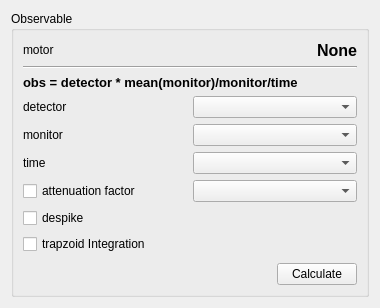
<?xml version="1.0" encoding="UTF-8"?>
<ui version="4.0">
 <class>observableDefinition</class>
 <widget class="QWidget" name="observableDefinition">
  <property name="geometry">
   <rect>
    <x>0</x>
    <y>0</y>
    <width>380</width>
    <height>308</height>
   </rect>
  </property>
  <property name="windowTitle">
   <string>Observable definition</string>
  </property>
  <layout class="QGridLayout" name="gridLayout_2">
   <item row="0" column="0">
    <widget class="QGroupBox" name="groupBox">
     <property name="title">
      <string>Observable</string>
     </property>
     <layout class="QGridLayout" name="gridLayout">
      <item row="0" column="0">
       <layout class="QVBoxLayout" name="verticalLayout">
        <item>
         <layout class="QHBoxLayout" name="horizontalLayout_16">
          <item>
           <widget class="QLabel" name="label_17">
            <property name="text">
             <string>motor</string>
            </property>
           </widget>
          </item>
          <item>
           <spacer name="horizontalSpacer_13">
            <property name="orientation">
             <enum>Qt::Horizontal</enum>
            </property>
            <property name="sizeHint" stdset="0">
             <size>
              <width>40</width>
              <height>20</height>
             </size>
            </property>
           </spacer>
          </item>
          <item>
           <widget class="QLabel" name="observableMotorLabel">
            <property name="palette">
             <palette>
              <active>
               <colorrole role="WindowText">
                <brush brushstyle="SolidPattern">
                 <color alpha="255">
                  <red>0</red>
                  <green>0</green>
                  <blue>0</blue>
                 </color>
                </brush>
               </colorrole>
               <colorrole role="Button">
                <brush brushstyle="SolidPattern">
                 <color alpha="255">
                  <red>0</red>
                  <green>0</green>
                  <blue>255</blue>
                 </color>
                </brush>
               </colorrole>
               <colorrole role="Light">
                <brush brushstyle="SolidPattern">
                 <color alpha="255">
                  <red>127</red>
                  <green>127</green>
                  <blue>255</blue>
                 </color>
                </brush>
               </colorrole>
               <colorrole role="Midlight">
                <brush brushstyle="SolidPattern">
                 <color alpha="255">
                  <red>63</red>
                  <green>63</green>
                  <blue>255</blue>
                 </color>
                </brush>
               </colorrole>
               <colorrole role="Dark">
                <brush brushstyle="SolidPattern">
                 <color alpha="255">
                  <red>0</red>
                  <green>0</green>
                  <blue>127</blue>
                 </color>
                </brush>
               </colorrole>
               <colorrole role="Mid">
                <brush brushstyle="SolidPattern">
                 <color alpha="255">
                  <red>0</red>
                  <green>0</green>
                  <blue>170</blue>
                 </color>
                </brush>
               </colorrole>
               <colorrole role="Text">
                <brush brushstyle="SolidPattern">
                 <color alpha="255">
                  <red>0</red>
                  <green>0</green>
                  <blue>0</blue>
                 </color>
                </brush>
               </colorrole>
               <colorrole role="BrightText">
                <brush brushstyle="SolidPattern">
                 <color alpha="255">
                  <red>255</red>
                  <green>255</green>
                  <blue>255</blue>
                 </color>
                </brush>
               </colorrole>
               <colorrole role="ButtonText">
                <brush brushstyle="SolidPattern">
                 <color alpha="255">
                  <red>0</red>
                  <green>0</green>
                  <blue>0</blue>
                 </color>
                </brush>
               </colorrole>
               <colorrole role="Base">
                <brush brushstyle="SolidPattern">
                 <color alpha="255">
                  <red>255</red>
                  <green>255</green>
                  <blue>255</blue>
                 </color>
                </brush>
               </colorrole>
               <colorrole role="Window">
                <brush brushstyle="SolidPattern">
                 <color alpha="255">
                  <red>0</red>
                  <green>0</green>
                  <blue>255</blue>
                 </color>
                </brush>
               </colorrole>
               <colorrole role="Shadow">
                <brush brushstyle="SolidPattern">
                 <color alpha="255">
                  <red>0</red>
                  <green>0</green>
                  <blue>0</blue>
                 </color>
                </brush>
               </colorrole>
               <colorrole role="AlternateBase">
                <brush brushstyle="SolidPattern">
                 <color alpha="255">
                  <red>127</red>
                  <green>127</green>
                  <blue>255</blue>
                 </color>
                </brush>
               </colorrole>
               <colorrole role="ToolTipBase">
                <brush brushstyle="SolidPattern">
                 <color alpha="255">
                  <red>255</red>
                  <green>255</green>
                  <blue>220</blue>
                 </color>
                </brush>
               </colorrole>
               <colorrole role="ToolTipText">
                <brush brushstyle="SolidPattern">
                 <color alpha="255">
                  <red>0</red>
                  <green>0</green>
                  <blue>0</blue>
                 </color>
                </brush>
               </colorrole>
              </active>
              <inactive>
               <colorrole role="WindowText">
                <brush brushstyle="SolidPattern">
                 <color alpha="255">
                  <red>0</red>
                  <green>0</green>
                  <blue>0</blue>
                 </color>
                </brush>
               </colorrole>
               <colorrole role="Button">
                <brush brushstyle="SolidPattern">
                 <color alpha="255">
                  <red>0</red>
                  <green>0</green>
                  <blue>255</blue>
                 </color>
                </brush>
               </colorrole>
               <colorrole role="Light">
                <brush brushstyle="SolidPattern">
                 <color alpha="255">
                  <red>127</red>
                  <green>127</green>
                  <blue>255</blue>
                 </color>
                </brush>
               </colorrole>
               <colorrole role="Midlight">
                <brush brushstyle="SolidPattern">
                 <color alpha="255">
                  <red>63</red>
                  <green>63</green>
                  <blue>255</blue>
                 </color>
                </brush>
               </colorrole>
               <colorrole role="Dark">
                <brush brushstyle="SolidPattern">
                 <color alpha="255">
                  <red>0</red>
                  <green>0</green>
                  <blue>127</blue>
                 </color>
                </brush>
               </colorrole>
               <colorrole role="Mid">
                <brush brushstyle="SolidPattern">
                 <color alpha="255">
                  <red>0</red>
                  <green>0</green>
                  <blue>170</blue>
                 </color>
                </brush>
               </colorrole>
               <colorrole role="Text">
                <brush brushstyle="SolidPattern">
                 <color alpha="255">
                  <red>0</red>
                  <green>0</green>
                  <blue>0</blue>
                 </color>
                </brush>
               </colorrole>
               <colorrole role="BrightText">
                <brush brushstyle="SolidPattern">
                 <color alpha="255">
                  <red>255</red>
                  <green>255</green>
                  <blue>255</blue>
                 </color>
                </brush>
               </colorrole>
               <colorrole role="ButtonText">
                <brush brushstyle="SolidPattern">
                 <color alpha="255">
                  <red>0</red>
                  <green>0</green>
                  <blue>0</blue>
                 </color>
                </brush>
               </colorrole>
               <colorrole role="Base">
                <brush brushstyle="SolidPattern">
                 <color alpha="255">
                  <red>255</red>
                  <green>255</green>
                  <blue>255</blue>
                 </color>
                </brush>
               </colorrole>
               <colorrole role="Window">
                <brush brushstyle="SolidPattern">
                 <color alpha="255">
                  <red>0</red>
                  <green>0</green>
                  <blue>255</blue>
                 </color>
                </brush>
               </colorrole>
               <colorrole role="Shadow">
                <brush brushstyle="SolidPattern">
                 <color alpha="255">
                  <red>0</red>
                  <green>0</green>
                  <blue>0</blue>
                 </color>
                </brush>
               </colorrole>
               <colorrole role="AlternateBase">
                <brush brushstyle="SolidPattern">
                 <color alpha="255">
                  <red>127</red>
                  <green>127</green>
                  <blue>255</blue>
                 </color>
                </brush>
               </colorrole>
               <colorrole role="ToolTipBase">
                <brush brushstyle="SolidPattern">
                 <color alpha="255">
                  <red>255</red>
                  <green>255</green>
                  <blue>220</blue>
                 </color>
                </brush>
               </colorrole>
               <colorrole role="ToolTipText">
                <brush brushstyle="SolidPattern">
                 <color alpha="255">
                  <red>0</red>
                  <green>0</green>
                  <blue>0</blue>
                 </color>
                </brush>
               </colorrole>
              </inactive>
              <disabled>
               <colorrole role="WindowText">
                <brush brushstyle="SolidPattern">
                 <color alpha="255">
                  <red>0</red>
                  <green>0</green>
                  <blue>127</blue>
                 </color>
                </brush>
               </colorrole>
               <colorrole role="Button">
                <brush brushstyle="SolidPattern">
                 <color alpha="255">
                  <red>0</red>
                  <green>0</green>
                  <blue>255</blue>
                 </color>
                </brush>
               </colorrole>
               <colorrole role="Light">
                <brush brushstyle="SolidPattern">
                 <color alpha="255">
                  <red>127</red>
                  <green>127</green>
                  <blue>255</blue>
                 </color>
                </brush>
               </colorrole>
               <colorrole role="Midlight">
                <brush brushstyle="SolidPattern">
                 <color alpha="255">
                  <red>63</red>
                  <green>63</green>
                  <blue>255</blue>
                 </color>
                </brush>
               </colorrole>
               <colorrole role="Dark">
                <brush brushstyle="SolidPattern">
                 <color alpha="255">
                  <red>0</red>
                  <green>0</green>
                  <blue>127</blue>
                 </color>
                </brush>
               </colorrole>
               <colorrole role="Mid">
                <brush brushstyle="SolidPattern">
                 <color alpha="255">
                  <red>0</red>
                  <green>0</green>
                  <blue>170</blue>
                 </color>
                </brush>
               </colorrole>
               <colorrole role="Text">
                <brush brushstyle="SolidPattern">
                 <color alpha="255">
                  <red>0</red>
                  <green>0</green>
                  <blue>127</blue>
                 </color>
                </brush>
               </colorrole>
               <colorrole role="BrightText">
                <brush brushstyle="SolidPattern">
                 <color alpha="255">
                  <red>255</red>
                  <green>255</green>
                  <blue>255</blue>
                 </color>
                </brush>
               </colorrole>
               <colorrole role="ButtonText">
                <brush brushstyle="SolidPattern">
                 <color alpha="255">
                  <red>0</red>
                  <green>0</green>
                  <blue>127</blue>
                 </color>
                </brush>
               </colorrole>
               <colorrole role="Base">
                <brush brushstyle="SolidPattern">
                 <color alpha="255">
                  <red>0</red>
                  <green>0</green>
                  <blue>255</blue>
                 </color>
                </brush>
               </colorrole>
               <colorrole role="Window">
                <brush brushstyle="SolidPattern">
                 <color alpha="255">
                  <red>0</red>
                  <green>0</green>
                  <blue>255</blue>
                 </color>
                </brush>
               </colorrole>
               <colorrole role="Shadow">
                <brush brushstyle="SolidPattern">
                 <color alpha="255">
                  <red>0</red>
                  <green>0</green>
                  <blue>0</blue>
                 </color>
                </brush>
               </colorrole>
               <colorrole role="AlternateBase">
                <brush brushstyle="SolidPattern">
                 <color alpha="255">
                  <red>0</red>
                  <green>0</green>
                  <blue>255</blue>
                 </color>
                </brush>
               </colorrole>
               <colorrole role="ToolTipBase">
                <brush brushstyle="SolidPattern">
                 <color alpha="255">
                  <red>255</red>
                  <green>255</green>
                  <blue>220</blue>
                 </color>
                </brush>
               </colorrole>
               <colorrole role="ToolTipText">
                <brush brushstyle="SolidPattern">
                 <color alpha="255">
                  <red>0</red>
                  <green>0</green>
                  <blue>0</blue>
                 </color>
                </brush>
               </colorrole>
              </disabled>
             </palette>
            </property>
            <property name="font">
             <font>
              <pointsize>12</pointsize>
              <weight>75</weight>
              <bold>true</bold>
             </font>
            </property>
            <property name="text">
             <string>None</string>
            </property>
           </widget>
          </item>
         </layout>
        </item>
        <item>
         <widget class="Line" name="line">
          <property name="orientation">
           <enum>Qt::Horizontal</enum>
          </property>
         </widget>
        </item>
        <item>
         <widget class="QLabel" name="label">
          <property name="font">
           <font>
            <pointsize>10</pointsize>
            <weight>75</weight>
            <bold>true</bold>
           </font>
          </property>
          <property name="text">
           <string>obs = detector * mean(monitor)/monitor/time</string>
          </property>
         </widget>
        </item>
        <item>
         <layout class="QHBoxLayout" name="horizontalLayout_3">
          <item>
           <widget class="QLabel" name="label_10">
            <property name="text">
             <string>detector</string>
            </property>
           </widget>
          </item>
          <item>
           <widget class="QComboBox" name="observableDetectorCB"/>
          </item>
         </layout>
        </item>
        <item>
         <layout class="QHBoxLayout" name="horizontalLayout_4">
          <item>
           <widget class="QLabel" name="label_11">
            <property name="text">
             <string>monitor</string>
            </property>
           </widget>
          </item>
          <item>
           <widget class="QComboBox" name="observableMonitorCB"/>
          </item>
         </layout>
        </item>
        <item>
         <layout class="QHBoxLayout" name="horizontalLayout_6">
          <item>
           <widget class="QLabel" name="label_13">
            <property name="text">
             <string>time</string>
            </property>
           </widget>
          </item>
          <item>
           <widget class="QComboBox" name="observableTimeCB"/>
          </item>
         </layout>
        </item>
        <item>
         <layout class="QHBoxLayout" name="horizontalLayout_5">
          <item>
           <widget class="QCheckBox" name="observableAttFaccheck">
            <property name="text">
             <string>attenuation factor</string>
            </property>
           </widget>
          </item>
          <item>
           <widget class="QComboBox" name="observableAttFacCB"/>
          </item>
         </layout>
        </item>
        <item>
         <widget class="QCheckBox" name="despikeCheckBox">
          <property name="text">
           <string>despike</string>
          </property>
          <property name="tristate">
           <bool>false</bool>
          </property>
         </widget>
        </item>
        <item>
         <widget class="QCheckBox" name="trapintCheckBox">
          <property name="text">
           <string>trapzoid Integration</string>
          </property>
          <property name="tristate">
           <bool>false</bool>
          </property>
         </widget>
        </item>
        <item>
         <spacer name="verticalSpacer">
          <property name="orientation">
           <enum>Qt::Vertical</enum>
          </property>
          <property name="sizeHint" stdset="0">
           <size>
            <width>20</width>
            <height>40</height>
           </size>
          </property>
         </spacer>
        </item>
        <item>
         <layout class="QHBoxLayout" name="horizontalLayout">
          <item>
           <spacer name="horizontalSpacer_4">
            <property name="orientation">
             <enum>Qt::Horizontal</enum>
            </property>
            <property name="sizeHint" stdset="0">
             <size>
              <width>40</width>
              <height>20</height>
             </size>
            </property>
           </spacer>
          </item>
          <item>
           <widget class="QPushButton" name="obsNextBtn">
            <property name="text">
             <string>Calculate</string>
            </property>
           </widget>
          </item>
         </layout>
        </item>
       </layout>
      </item>
     </layout>
     <zorder></zorder>
     <zorder></zorder>
    </widget>
   </item>
  </layout>
  <zorder></zorder>
  <zorder>groupBox</zorder>
 </widget>
 <resources/>
 <connections/>
</ui>
